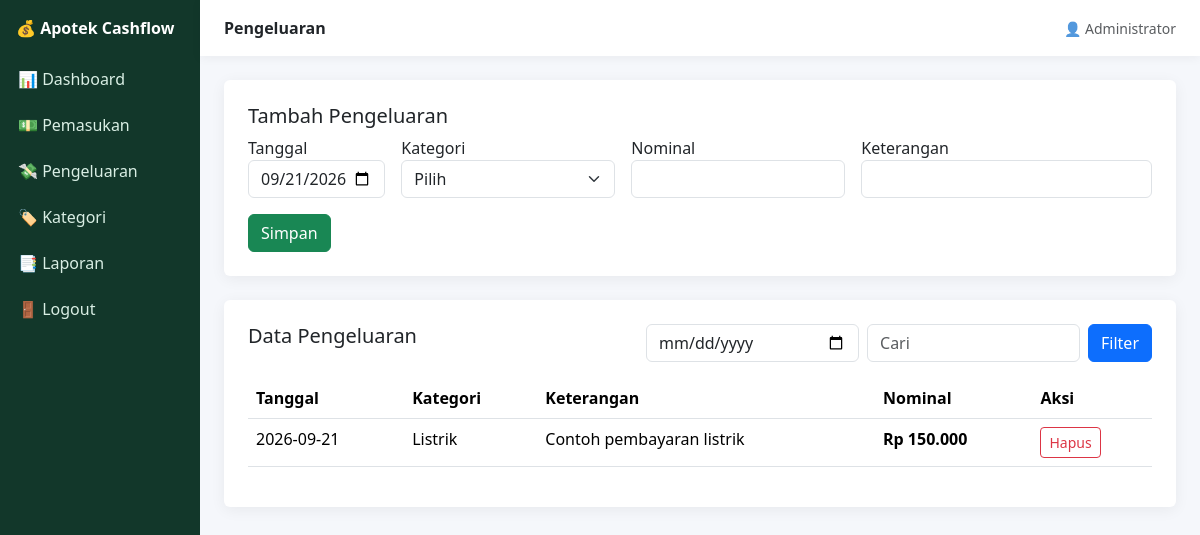
The page /transaksi.php?jenis=pengeluaran (signed in) on the database its author committed.
### tables this page shows
CREATE TABLE transaksi(id INT AUTO_INCREMENT PRIMARY KEY,tanggal DATE NOT NULL,jenis ENUM('pemasukan','pengeluaran') NOT NULL,kategori_id INT NOT NULL,nominal DECIMAL(15,2) NOT NULL,keterangan TEXT,user_id INT NOT NULL,created_at TIMESTAMP DEFAULT CURRENT_TIMESTAMP,FOREIGN KEY(kategori_id) REFERENCES kategori(id),FOREIGN KEY(user_id) REFERENCES users(id));

CREATE TABLE kategori(id INT AUTO_INCREMENT PRIMARY KEY,nama VARCHAR(100) NOT NULL,jenis ENUM('pemasukan','pengeluaran') NOT NULL);

### transaksi.php (the view)
<?php require_once __DIR__.'/config/auth.php';$jenis=$_GET['jenis']??$_POST['jenis']??'pemasukan';if(!in_array($jenis,['pemasukan','pengeluaran']))$jenis='pemasukan';$pageTitle=ucfirst($jenis);if(isset($_GET['hapus'])){$pdo->prepare("DELETE FROM transaksi WHERE id=?")->execute([(int)$_GET['hapus']]);header("Location:transaksi.php?jenis=$jenis");exit;}if($_SERVER['REQUEST_METHOD']==='POST'){$pdo->prepare("INSERT INTO transaksi(tanggal,jenis,kategori_id,nominal,keterangan,user_id) VALUES(?,?,?,?,?,?)")->execute([$_POST['tanggal'],$jenis,(int)$_POST['kategori_id'],(float)$_POST['nominal'],trim($_POST['keterangan']),$_SESSION['user']['id']]);header("Location:transaksi.php?jenis=$jenis");exit;}$s=$pdo->prepare("SELECT * FROM kategori WHERE jenis=? ORDER BY nama");$s->execute([$jenis]);$cats=$s->fetchAll();$tanggal=$_GET['tanggal']??'';$q=trim($_GET['q']??'');$sql="SELECT t.*,k.nama kategori FROM transaksi t JOIN kategori k ON k.id=t.kategori_id WHERE t.jenis=?";$params=[$jenis];if($tanggal){$sql.=" AND t.tanggal=?";$params[]=$tanggal;}if($q){$sql.=" AND (t.keterangan LIKE ? OR k.nama LIKE ?)";$params[]="%$q%";$params[]="%$q%";}$sql.=" ORDER BY t.tanggal DESC,t.id DESC";$s=$pdo->prepare($sql);$s->execute($params);$data=$s->fetchAll();function rpx($n){return 'Rp '.number_format($n,0,',','.');}include __DIR__.'/partials/header.php';?><div class="card p-4 mb-4"><h5>Tambah <?=ucfirst($jenis)?></h5><form method="post" class="row g-3"><input type="hidden" name="jenis" value="<?=$jenis?>"><div class="col-md-2"><label>Tanggal</label><input type="date" name="tanggal" class="form-control" value="<?=date('Y-m-d')?>" required></div><div class="col-md-3"><label>Kategori</label><select name="kategori_id" class="form-select" required><option value="">Pilih</option><?php foreach($cats as $c):?><option value="<?=$c['id']?>"><?=htmlspecialchars($c['nama'])?></option><?php endforeach;?></select></div><div class="col-md-3"><label>Nominal</label><input type="number" name="nominal" class="form-control" min="1" required></div><div class="col-md-4"><label>Keterangan</label><input name="keterangan" class="form-control"></div><div class="col-12"><button class="btn btn-success">Simpan</button></div></form></div><div class="card p-4"><div class="d-flex justify-content-between mb-3"><h5>Data <?=ucfirst($jenis)?></h5><form class="d-flex gap-2"><input type="hidden" name="jenis" value="<?=$jenis?>"><input type="date" name="tanggal" value="<?=$tanggal?>" class="form-control"><input name="q" value="<?=htmlspecialchars($q)?>" class="form-control" placeholder="Cari"><button class="btn btn-primary">Filter</button></form></div><div class="table-responsive"><table class="table"><thead><tr><th>Tanggal</th><th>Kategori</th><th>Keterangan</th><th>Nominal</th><th>Aksi</th></tr></thead><tbody><?php foreach($data as $r):?><tr><td><?=$r['tanggal']?></td><td><?=htmlspecialchars($r['kategori'])?></td><td><?=htmlspecialchars($r['keterangan']?:'-')?></td><td class="fw-bold <?=$jenis==='pemasukan'?'income':'expense'?>"><?=rpx($r['nominal'])?></td><td><a class="btn btn-sm btn-outline-danger" href="?jenis=<?=$jenis?>&hapus=<?=$r['id']?>" onclick="return confirm('Hapus transaksi?')">Hapus</a></td></tr><?php endforeach;?></tbody></table></div></div><?php include __DIR__.'/partials/footer.php';?>

### partials/header.php (style rules this page uses)
body { background:#f5f7fb }
.card { border:0;box-shadow:0 3px 15px rgba(0,0,0,.06) }
.expense { color:#dc3545 }

### rows shown on the page
transaksi: tanggal "2026-09-21", kategori.nama "Listrik", keterangan "Contoh pembayaran listrik", nominal "Rp 150.000"

### other values the page prints
$pageTitle "Pengeluaran"
$_SESSION['user']['nama'] "Administrator"
$jenis "Pengeluaran"
